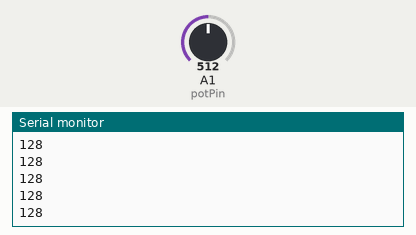
Simulated run of this sketch. Board: Arduino Uno, built with avr-gcc and run on an emulated ATmega328P. On the bench: the last lines printed to the serial monitor. The inputs (shaded band) are chosen by the test bench; at power-on: A1 (potPin) = 512.

Above: at 1.2 s.
1.3 s: A1 (potPin) set to 716
At 1.9 s:
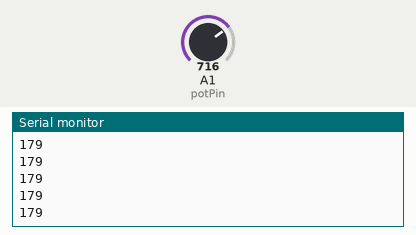
2.8 s: A1 (potPin) set to 900
At 3.7 s:
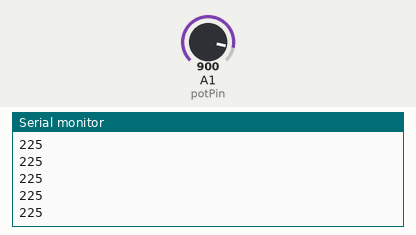
Timing chart, 0 to 5.8 s (numbered marks = the images above; inputs shaded):
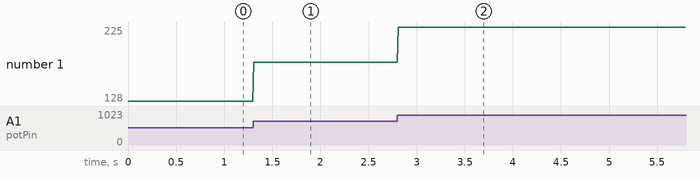

Measured:
- after the input at 1.3 s, the serial monitor: prints a new line at once (image 1)
- after the input at 2.8 s, the serial monitor: prints a new line at once (image 2)
- plotted number 1: 128 → 179 after the input at 1.3 s, 179 → 225 after the input at 2.8 s

The sketch:

Integrate_Arduino_to_Processing.ino
```cpp
/*
Integrate Arduino to Processing
*/

int potPin = A1;
int val;

void setup(){
 pinMode(potPin, INPUT);
 Serial.begin(9600);
}

void loop(){
 val = analogRead(potPin)/4;
 Serial.println(val);
 delay(10);
}
```
